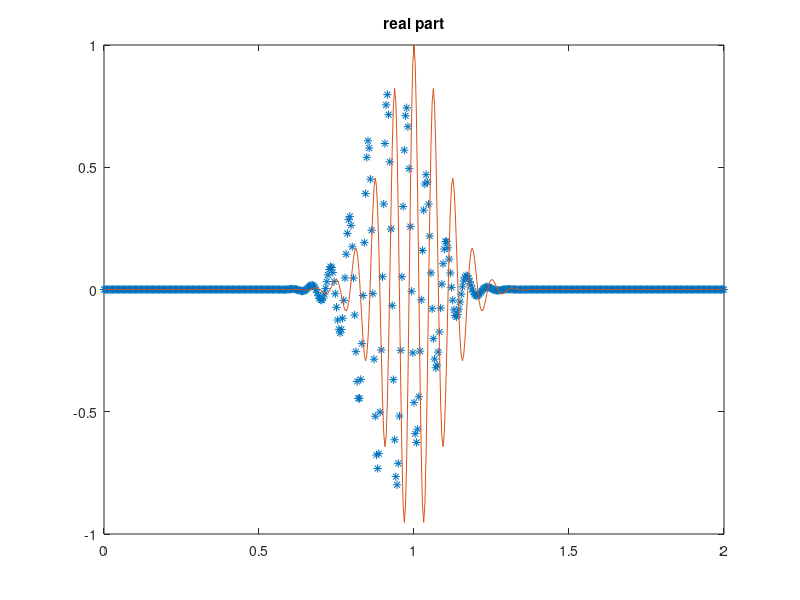
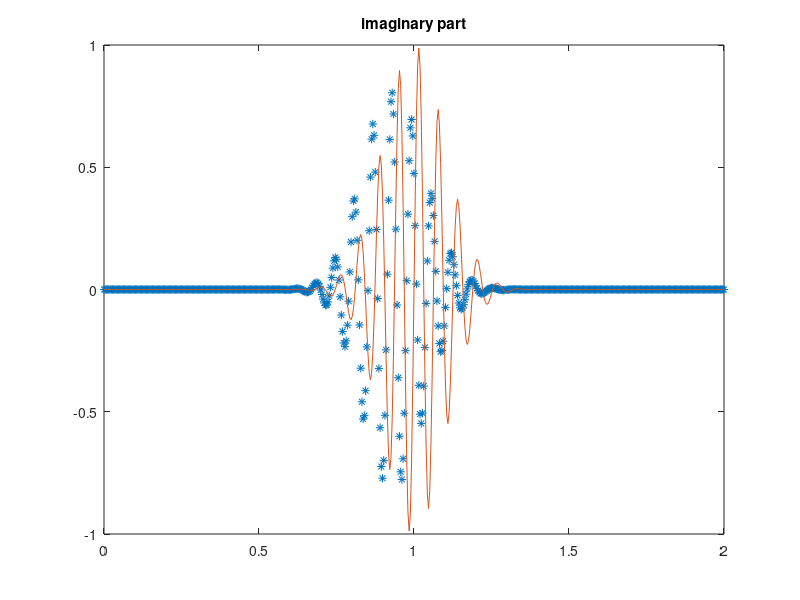

Source code (MATLAB) for these figures, in order:

clear all
close all
clc
format long
xi = 0;
xf = 2;
h = 1/(2^8);
N = fix((xf-xi)/h)+1;
x = linspace(xi,xf,N);
ti = 0;
tf = 1;
ti = 0;
tf = 1;
dt = 1/(2^10);
T = fix((tf-ti)/dt);
u = zeros(1,N);
epsilon = 0.01;

%initial condition
for j=1:N
    u0(j) = exp(-50*x(j)^2)*exp(i*sin(x(j))/epsilon);
end

k = cos(x);


for m=1:T
    
    for j=2:N-1
        a1 = sin(k(j)*dt/2)*sin(k(j)*(dt+h)/2)/(sin(k(j)*h/2)*sin(k(j)*h));
        a3 = sin(k(j)*dt/2)*sin(k(j)*(dt-h)/2)/(sin(k(j)*h/2)*sin(k(j)*h));
        a2 = 1-a1-a3;
        u(j) = a1*u0(j-1)+a2*u0(j)+a3*u0(j+1);
    end
    u(1) = exp(-50*(x(1)-m*dt)^2)*exp(i*sin(x(1)-m*dt)/epsilon);
    u(N) = exp(-50*(x(N)-m*dt)^2)*exp(i*sin(x(N)-m*dt)/epsilon);
    u0 = u;
end


uex = zeros(1,N); %exact solution

for j=1:N
    uex(j) = exp(-50*(x(j)-1)^2)*exp(i*sin(x(j)-1)/epsilon);
end

figure(1)
plot(x,real(u),'*')
hold on
plot(x,real(uex))
title('real part')

figure(2)
plot(x,imag(u),'*')
hold on
plot(x,imag(uex))
title('imaginary part')

max(abs(u-uex))